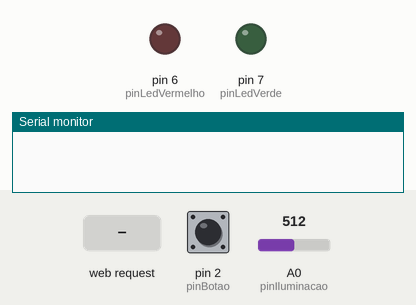
The sketch below on a simulated Arduino Uno, built with avr-gcc and run on an emulated ATmega328P. Parts: output pins drawn as LEDs (lit = HIGH), the last lines printed to the serial monitor. The test bench sets the inputs (shaded band); at power-on: pin 2 (pinBotao) HIGH, A0 (pinIluminacao) = 512.

Above: at 1.2 s.
1.3 s: HTTP request GET /?ledVerde=1 received
At 1.9 s:
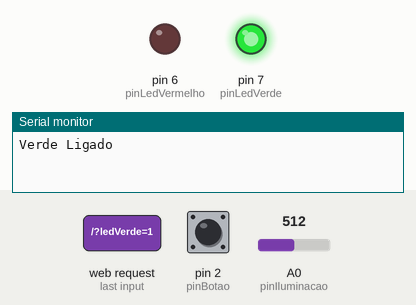
2.8 s: HTTP request GET /?ledVermelho=1 received
At 4.0 s:
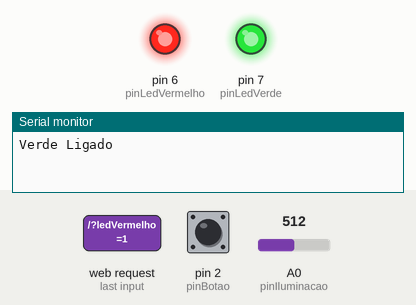
4.3 s: HTTP request GET /?ledVerde=0 received
At 5.4 s:
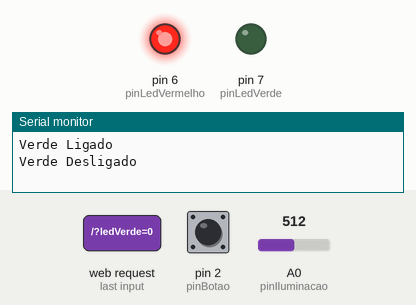
5.8 s: HTTP request GET /?ledVermelho=0 received
At 6.5 s:
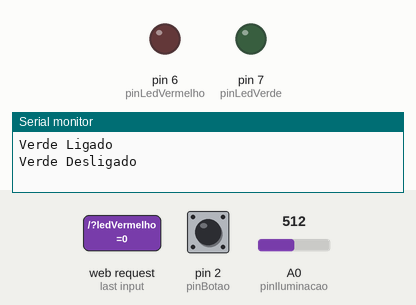
Timing chart, 0 to 8.3 s (numbered marks = the images above; inputs shaded):
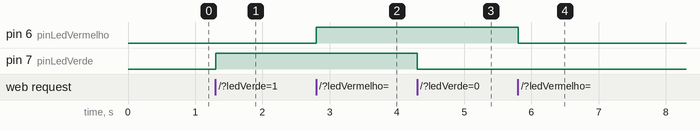

Measured:
- after the input at 1.3 s, pin 7 (pinLedVerde): LOW → HIGH at once
- after the input at 2.8 s, pin 6 (pinLedVermelho): LOW → HIGH at once
- after the input at 4.3 s, pin 7 (pinLedVerde): HIGH → LOW at once
- after the input at 5.8 s, pin 6 (pinLedVermelho): HIGH → LOW at once

The sketch:

WebServer_-_AW_V2.ino
```cpp
#include <SPI.h>
#include <Ethernet.h>

byte mac[]     = { 0xDE, 0xAD, 0xBE, 0xEF, 0xFE, 0xED };
byte ip[]      = { 192, 168, 137, 223};
EthernetServer server(80);
EthernetClient client;

const int pinLedVerde    = 7;
const int pinLedVermelho = 6;
const int pinBotao       = 2;
const int pinIluminacao  = A0;
String readString  = String(30);
int estLedVerde    = 0;
int estLedVermelho = 0;
int iluminacao     = 0;

void setup(){
  Serial.begin(9600);
  Ethernet.begin(mac, ip);
  server.begin();
  pinMode(pinLedVerde,    OUTPUT);
  pinMode(pinLedVermelho, OUTPUT);
  pinMode(pinBotao, INPUT_PULLUP);
  digitalWrite(pinLedVerde,    LOW);
  digitalWrite(pinLedVermelho, LOW);
}

void loop(){
  iluminacao = analogRead(pinIluminacao);
  client = server.available();
  if (client) {
    while (client.connected()){
      if (client.available()){
        char c = client.read();
          readString += c;
        if (c == '\n'){
            comandoRecebido();
            page();
            readString="";
            client.stop();
        }
      }
    }
  }
}

void comandoRecebido(){
    if(readString.indexOf("ledVerde=1")>0){
      digitalWrite(pinLedVerde, HIGH);
      estLedVerde = 1;
      Serial.println("Verde Ligado");
    }
    if(readString.indexOf("ledVerde=0")>0){
      digitalWrite(pinLedVerde, LOW);
      estLedVerde = 0;
      Serial.println("Verde Desligado");
    }
    if(readString.indexOf("ledVermelho=1")>0){
      digitalWrite(pinLedVermelho, HIGH);
      estLedVermelho = 1;
    }
    if(readString.indexOf("ledVermelho=0")>0){
      digitalWrite(pinLedVermelho, LOW);
      estLedVermelho = 0;
    }
}

void page(){
    client.println(F("HTTP/1.1 200 OK"));
    client.println(F("Content-Type: text/html"));
    client.println(F("Connection: close"));
    client.println(F("Refresh: 1"));
    client.println();
    client.println(F("<!DOCTYPE HTML>"));
    client.println(F("<html lang=\"pt-br\">"));
    client.println(F("<head>"));
    client.println(F("<meta charset=\"UTF-8\"/>"));
    client.println(F("<title> Arduino Week </title>"));
    client.println(F("</head>"));
    client.println(F("<body style=background-color:#FFFFFF>"));
    client.println(F("<center><font size='50'color='63AEB3'> <h1>II Workshop Arduino Week</font> </center></h1>"));
    client.println(F("<h1><font size='30'color='black'> <center> Sistema de iluminação </center></h1> <hr/>"));
    if (estLedVerde == 1){
      client.print(F("<center><form method=get name=LED><input type=hidden name=ledVerde value=0 />"));
      client.println(F("<center><font size='5'color='green'>LED Verde: <font color='black' size='5'>LIGADO  <input type=submit  value=APAGAR> </form> </center>"));
    }
    if (estLedVerde == 0){
      client.print(F("<center><form method=get name=LED><input type=hidden name=ledVerde value=1 />"));
      client.println(F("<center><font size='5'color='green'>LED Verde: <font color='black' size='5'>DESLIGADO  <input type=submit value=LIGAR> </form> </center>"));
    }
    if (estLedVermelho == 1){
      client.print(F("<center><form method=get name=LED><input type=hidden name=ledVermelho value=0 />"));
      client.println(F("<center><font size='5' color='red'>LED Vermelho: <font color='black' size='5'>LIGADO  <input type=submit value=APAGAR> </form> </center>"));
    }
    if (estLedVermelho == 0){
      client.print(F("<center><form method=get name=LED><input type=hidden name=ledVermelho value=1 />"));
      client.println(F("<center><font size='5' color='red'>LED Vermelho: <font color='black' size='5'>DESLIGADO  <input type=submit value=LIGAR> </form> </center>"));
    }

    // Informações sobre a iluminação
    client.println("<hr/>");
    client.print(F("<h2><center> Intensidade da iluminação: "));
    client.println(iluminacao);
    client.print(F("</center></h2>"));

    // Informações sobre o botão
    client.print(F("<h2><center> Estado Botão: "));
    if(!digitalRead(pinBotao))
      client.print(F("<font color='green'> Ativado"));
    else
      client.print(F("<font color='red'> Desativado"));
    client.print(F("</center></h2>"));
    client.println(F("</body>"));
    client.println(F("</html>"));
}
```
